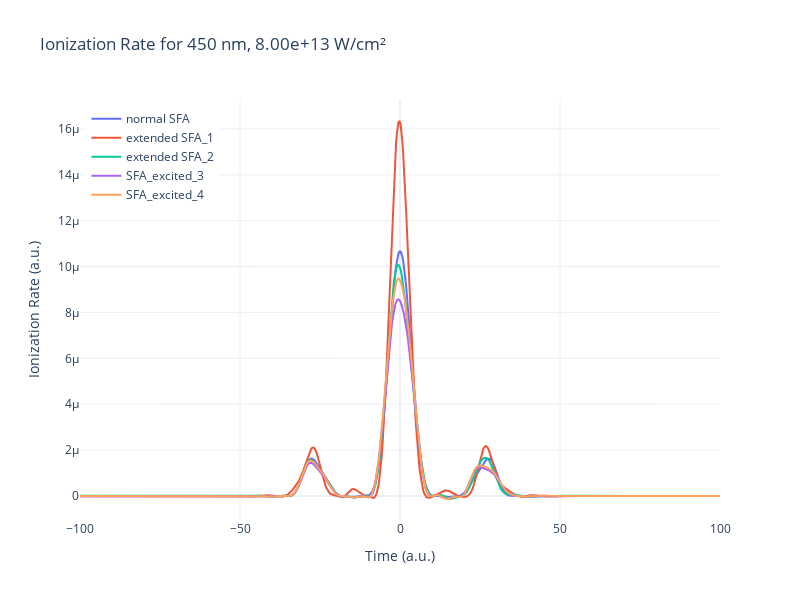

Write notebook code for a chart like this one.
### Code cell
%autoreload
# data = plotter(params, time_recon, rate_SFA, rateExcited_1, rateExcited_2, rateExcited_3, useTex=False)

# data.matplot4()

fig = go.Figure()
fig.add_trace(go.Scatter(x=time_recon, y=rate_SFA, mode='lines', name='normal SFA'))
fig.add_trace(go.Scatter(x=time_recon_1, y=np.real(rateExcited_1), mode='lines', name='extended SFA_1'))
fig.add_trace(go.Scatter(x=time_recon_2, y=np.real(rateExcited_2), mode='lines', name='extended SFA_2'))
fig.add_trace(go.Scatter(x=time_recon_3, y=np.real(rateExcited_3), mode='lines', name='SFA_excited_3'))
fig.add_trace(go.Scatter(x=time_recon_4, y=np.real(rateExcited_4), mode='lines', name='SFA_excited_4'))
lam0 = params['lam0']
intensity = params['intensity']
fig.update_layout(
    title=f'Ionization Rate for {lam0} nm, {intensity:.2e} W/cm²',
    xaxis_title='Time (a.u.)',
    yaxis_title='Ionization Rate (a.u.)',
    legend=dict(x=0.01, y=0.99),
    template='plotly_white',
    xaxis_range=[-100, 100],
    width=800,
    height=600
)
fig.show()

# filename = f"plots/ionRate_{params['lam0']}_c0-is-1.html"
# if not os.path.exists(filename):
#     #fig.write_html(filename)
#     print(f"Plot saved as {filename}")
# else:
#     print(f"File {filename} already exists - skipping save")

### Figure 1 — Plotly figure (JSON) as saved in the notebook; plotly's stock layout.template omitted (floating-point values rounded to 4 significant figures; data arrays with more than 128 entries replaced by an {"elided": "..."} marker saying what was removed)
{"data": [{"mode": "lines", "name": "normal SFA", "type": "scatter", "x": {"elided": "1332 float values"}, "y": {"elided": "1332 float values"}}, {"mode": "lines", "name": "extended SFA_1", "type": "scatter", "x": {"elided": "1332 float values"}, "y": {"elided": "1332 float values"}}, {"mode": "lines", "name": "extended SFA_2", "type": "scatter", "x": {"elided": "1332 float values"}, "y": {"elided": "1332 float values"}}, {"mode": "lines", "name": "SFA_excited_3", "type": "scatter", "x": {"elided": "1332 float values"}, "y": {"elided": "1332 float values"}}, {"mode": "lines", "name": "SFA_excited_4", "type": "scatter", "x": {"elided": "1332 float values"}, "y": {"elided": "1332 float values"}}], "layout": {"height": 600, "legend": {"x": 0.01, "y": 0.99}, "title": {"text": "Ionization Rate for 450 nm, 8.00e+13 W/cm²"}, "width": 800, "xaxis": {"range": [-100, 100], "title": {"text": "Time (a.u.)"}}, "yaxis": {"title": {"text": "Ionization Rate (a.u.)"}}}}
